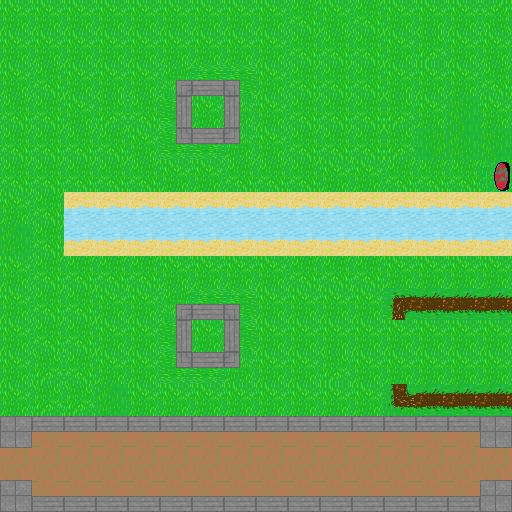

This is a level from a 2D game, rendered from its Tiled map with the project's own tilesets. A one-line summary and the map file follow, with tile-layer data summarised:
An orthogonal 16x16 tile map with 32x32 px tiles, 1 tile layer (Tile Layer 1), 3 tilesets.

<map version="1.0" orientation="orthogonal" width="16" height="16" tilewidth="32" tileheight="32">
 <tileset firstgid="1" name="TileSet1" tilewidth="32" tileheight="32">
  <image source="TileSet1.png" width="160" height="160" />
  <tile id="3">
   <properties>
    <property name="solid" value="" />
   </properties>
  </tile>
  <tile id="4">
   <properties>
    <property name="blocked" value="" />
   </properties>
  </tile>
  <tile id="9">
   <properties>
    <property name="blocked" value="" />
   </properties>
  </tile>
  <tile id="10">
   <properties>
    <property name="solid" value="" />
   </properties>
  </tile>
  <tile id="11">
   <properties>
    <property name="solid" value="" />
   </properties>
  </tile>
  <tile id="12">
   <properties>
    <property name="solid" value="" />
   </properties>
  </tile>
  <tile id="14">
   <properties>
    <property name="blocked" value="" />
   </properties>
  </tile>
  <tile id="15">
   <properties>
    <property name="blocked" value="" />
   </properties>
  </tile>
  <tile id="16">
   <properties>
    <property name="blocked" value="" />
   </properties>
  </tile>
  <tile id="17">
   <properties>
    <property name="blocked" value="" />
   </properties>
  </tile>
  <tile id="18">
   <properties>
    <property name="blocked" value="" />
   </properties>
  </tile>
  <tile id="19">
   <properties>
    <property name="blocked" value="" />
   </properties>
  </tile>
  <tile id="21">
   <properties>
    <property name="blocked" value="" />
   </properties>
  </tile>
 </tileset>
 <tileset firstgid="26" name="spawnPoint" tilewidth="32" tileheight="32">
  <image source="../img/spawnPoint.png" width="32" height="32" />
  <tile id="0">
   <properties>
    <property name="spawn" value="" />
   </properties>
  </tile>
 </tileset>
 <tileset firstgid="27" name="testui" tilewidth="32" tileheight="32">
  <image source="temp.png" width="160" height="160" />
  <tile id="0">
   <properties>
    <property name="blocked" value="" />
   </properties>
  </tile>
  <tile id="3">
   <properties>
    <property name="blocked" value="" />
   </properties>
  </tile>
  <tile id="10">
   <properties>
    <property name="blocked" value="" />
   </properties>
  </tile>
  <tile id="12">
   <properties>
    <property name="blocked" value="" />
   </properties>
  </tile>
 </tileset>
 <layer name="Tile Layer 1" width="16" height="16">
  <data>[256 cells, 256 non-empty, 12 distinct tile ids]</data>
 </layer>
</map>